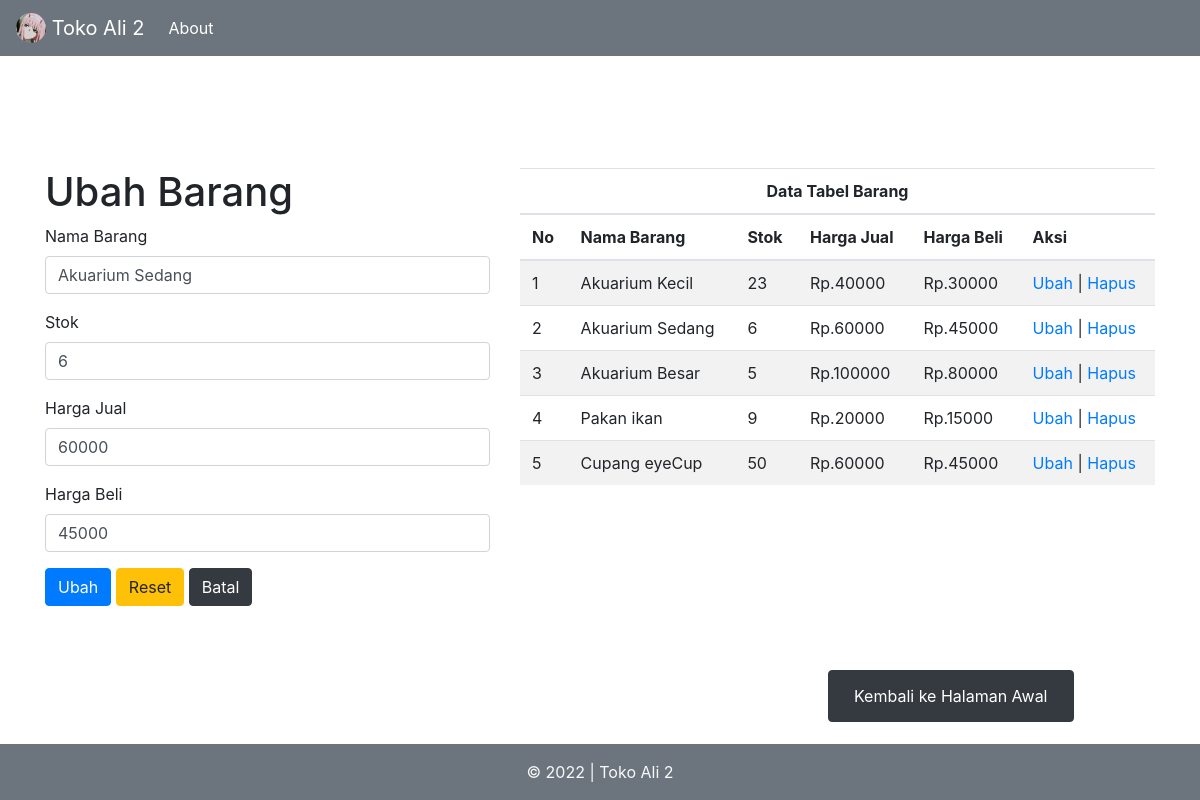
/php/barang.php?Ubah=17, run on the app's committed database.
### tables this page shows
CREATE TABLE `barang` (
  `kd_brg` int(11) NOT NULL,
  `nm_brg` varchar(20) NOT NULL,
  `stok` int(11) NOT NULL,
  `harga_jual` bigint(15) NOT NULL,
  `harga_beli` int(11) NOT NULL
);

### php/barang.php (the view, shortened to what this page needs)
<?php
function query($query)
{
  $conn = mysqli_connect('localhost', 'root', '', 'kelompok3web');
  $result = mysqli_query($conn, $query) or die(mysqli_error($conn));
  $rows = [];
  while ($row = mysqli_fetch_assoc($result)) {
    $rows[] = $row;
  }
  return $rows;
}
$barang = query("SELECT * FROM barang");
?>
  <?php endif;
$aksi = 'Tambah';
$nama = null;
$stok = null;
$harga_jual = null;
$harga_beli = null;
$a = null;
if (isset($_GET['Ubah'])) :
  $id = $_GET['Ubah'];
  $ambil = query("SELECT * FROM barang WHERE kd_brg = '$id'");
  $aksi = 'Ubah';
  $nama = $ambil[0]['nm_brg'];
  $stok = $ambil[0]['stok'];
  $harga_jual = $ambil[0]['harga_jual'];
  $harga_beli = $ambil[0]['harga_beli'];
  $a = 'autofocus';
  ?>
<?php
endif; ?>
<!doctype html>
<html lang="en">
<head>
  <link rel="stylesheet" href="..\css\bootstrap.css">
</head>
<body>
  <header>
    <nav class="navbar navbar-expand-md navbar-dark fixed-top bg-secondary">
      <a class="navbar-brand" href="index.php">
        <img src="..\img\zero-two.jpg" alt="judul" width="30" height="30" class="d-inline-block align-top rounded-circle">
        Toko Ali 2
      </a>
      <div class="collapse navbar-collapse" id="navbarCollapse">
        <ul class="navbar-nav mr-auto">
          <li class="nav-item active">
            <a class="nav-link" href="about.php">About</a>
          </li>
        </ul>
      </div>
    </nav>
  </header>
  <main>
    <div class="container my-5 ">
      <div class="row">
        <div class="col-md-5 my-5 ">
          <form action="" method="POST">
            <h1><?= $aksi; ?> Barang </h1>
            <div class="form-group">
              <label for="nama">Nama Barang</label>
              <input type="text" class="form-control" id="nama" name="nama" <?= $a; ?> value="<?= $nama; ?>">
            </div>
            <div class="form-group">
              <label for="stok">Stok</label>
              <input type="number" class="form-control" id="stok" name="stok" value="<?= $stok; ?>">
            </div>
            <div class="form-group">
              <label for="harga">Harga Jual</label>
              <input type="number" class="form-control" id="harga_jual" name="harga_jual" value="<?= $harga_jual; ?>">
            </div>
            <div class="form-group">
              <label for="harga">Harga Beli</label>
              <input type="number" class="form-control" id="harga_beli" name="harga_beli" value="<?= $harga_beli; ?>">
            </div>
            <button type="submit" class="btn btn-primary" name="<?= $aksi; ?>" id="<?= $aksi; ?>"><?= $aksi; ?></button>
            <button type="reset" class="btn btn-warning">Reset</button>
            <?php if (isset($_GET['Ubah'])) : ?>
              <a class="btn btn-dark" href="barang.php">Batal</a>
            <?php endif ?>
          </form>
        </div>
        <div class="col-md-7 my-5">
          <table class="table table-striped">
            <thead>
              <tr>
                <th colspan="6" class="text-center">Data Tabel Barang</th>
              </tr>
              <tr>
                <th>No</th>
                <th>Nama Barang</th>
                <th>Stok</th>
                <th>Harga Jual</th>
                <th>Harga Beli</th>
                <th>Aksi</th>
              </tr>
            </thead>
            <tbody>
              <?php
              $no = 1;
              foreach ($barang as $b) : ?>
                <tr>
                  <td><?= $no++; ?></td>
                  <td><?= $b['nm_brg']; ?></td>
                  <td><?= $b['stok']; ?></td>
                  <td>Rp.<?= $b['harga_jual']; ?></td>
                  <td>Rp.<?= $b['harga_beli']; ?></td>
                  <td>
                    <a href="?Ubah=<?= $b['kd_brg']; ?>">Ubah</a> |
                    <a href="?hapus=<?= $b['kd_brg']; ?>" onclick="confirm('apakah anda yakin?')">Hapus</a>
                  </td>
                </tr>
              <?php endforeach; ?>
            </tbody>
          </table>
        </div>
        <button type="button" class="btn btn-dark " style="margin-left: 70%;">
          <a class="btn btn-dark" href="index.php" role="button">Kembali ke Halaman Awal</a>
        </button>
      </div>
    </div>
  </main>
  <footer class="footer fixed-bottom  mt-auto py-3 bg-secondary ">
    <div class="container text-center">
      <span class="text-light">&copy; 2022 | Toko Ali 2</span>
    </div>
  </footer>
</body>
</html>

### data on the page
barang: nama "Akuarium Sedang", stok "6", harga_jual "60000", harga_beli "45000", nm_brg "Akuarium Sedang"
barang: nm_brg "Akuarium Kecil", stok "23", harga_jual "40000", harga_beli "30000"
barang: nm_brg "Akuarium Besar", stok "5", harga_jual "100000", harga_beli "80000"
barang: nm_brg "Pakan ikan", stok "9", harga_jual "20000", harga_beli "15000"
barang: nm_brg "Cupang eyeCup", stok "50", harga_jual "60000", harga_beli "45000"

### other printed values
$aksi "Ubah"
